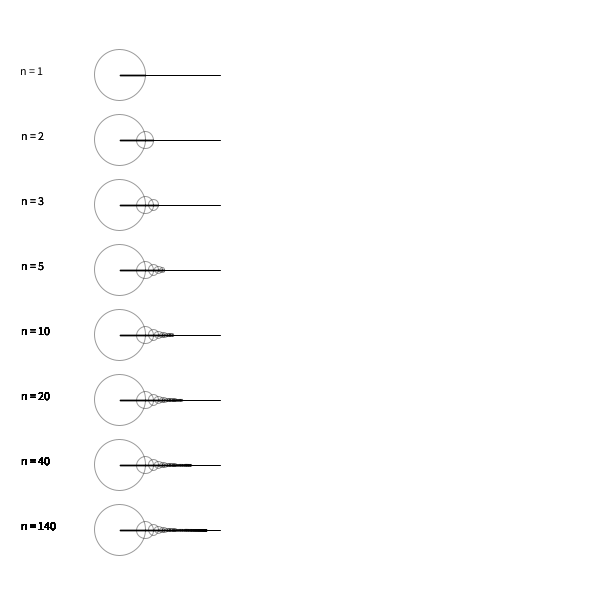
Frame 1 (no input)
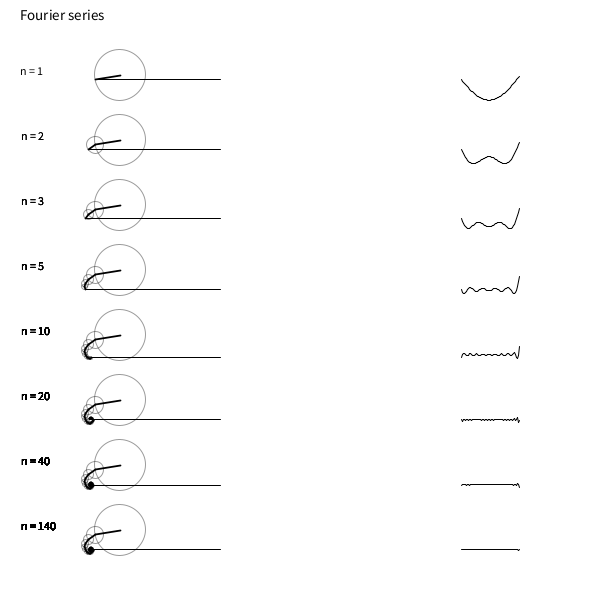
Frame 60 (the mouse pressed at the canvas centre just before this capture)
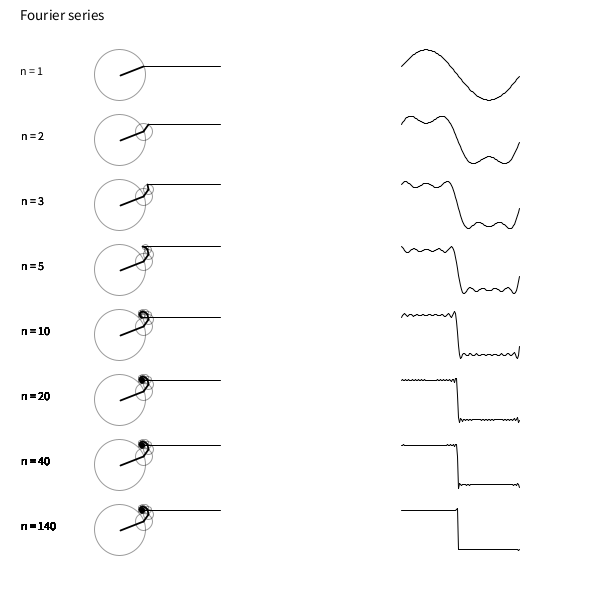
Frame 120 (the mouse held since frame 60 and released just before this capture)

The Processing sketch that drew these frames (run headless with seeded random() and noise(); from frame 60 on, the mouse is pressed at the canvas centre):

// Processing sketch: sin3
// ── sin3.pde
Sin s1, s2, s3, s4, s5, s6, s7, s8;

void setup() {
  size(600, 600);
  //wave = new FloatList();
  s1=new Sin();
  s2=new Sin();
  s3=new Sin();
  s4=new Sin();
  s5=new Sin();
  s6=new Sin();
  s7=new Sin();
  s8=new Sin();
}

void draw() {
  background(255);
  textSize(15);
  text("Fourier series", 20, 20);

  s1.init(1, 120, 75);
  s1.display();

  s2.init(2, -400, 65);
  s2.display();

  s3.init(3, -400, 65);
  s3.display();

  s4.init(5, -400, 65);
  s4.display();

  s5.init(10, -400, 65);
  s5.display();

  s6.init(20, -400, 65);
  s6.display();
  
  s7.init(40, -400, 65);
  s7.display();
  
  s8.init(140, -400, 65);
  s8.display();
}

// ── sin.pde
class Sin {
  int v;
  int w;
  float time = 0;
  FloatList wave;
  float x;
  float y;
  float prevx;
  float prevy;
  float radius;
  float n;

  Sin() {
    wave = new FloatList();
  }

  void init(int t, int vp, int wp) {
    v=vp;
    w=wp;

    //translate(v, w);
    x = 0;
    y =0;
    for (int k = 0; k<t; k++) {

      n = k * 2 + 1;
      radius = 2*(4 / n * PI);


      prevx = x;
      prevy = y;


      x+=  radius * cos(n*time);
      y+= radius * sin(n*time);
     

      strokeWeight(1);
      stroke(0, 100);
      noFill();
      ellipse(v+prevx, w+prevy, radius*2, radius*2);
      fill(0);
      textSize(12);
      text("n = " + t, v-100, w);
      //ellipse(x, y, 2, 2);
      strokeWeight(1.8);
      stroke(0);
      line(v+prevx, w+prevy, v+x, w+y);
    }
    strokeWeight(1);
    stroke(0);
    line(v+x, w+y, v+100, w+y);
    wave.append(y);
  }


  void display() {
    strokeWeight(1);
    translate(v+400, w+0);
    stroke(0);

    for (int i = wave.size()-1; i >1; i--) {

      beginShape();
      vertex((-i+1), wave.get(i-1));
      vertex(-i, wave.get(i));

      endShape();

      if (wave.size()>300) {
        wave.remove(1);
      }
    }
    time+=0.05;
  }
}
